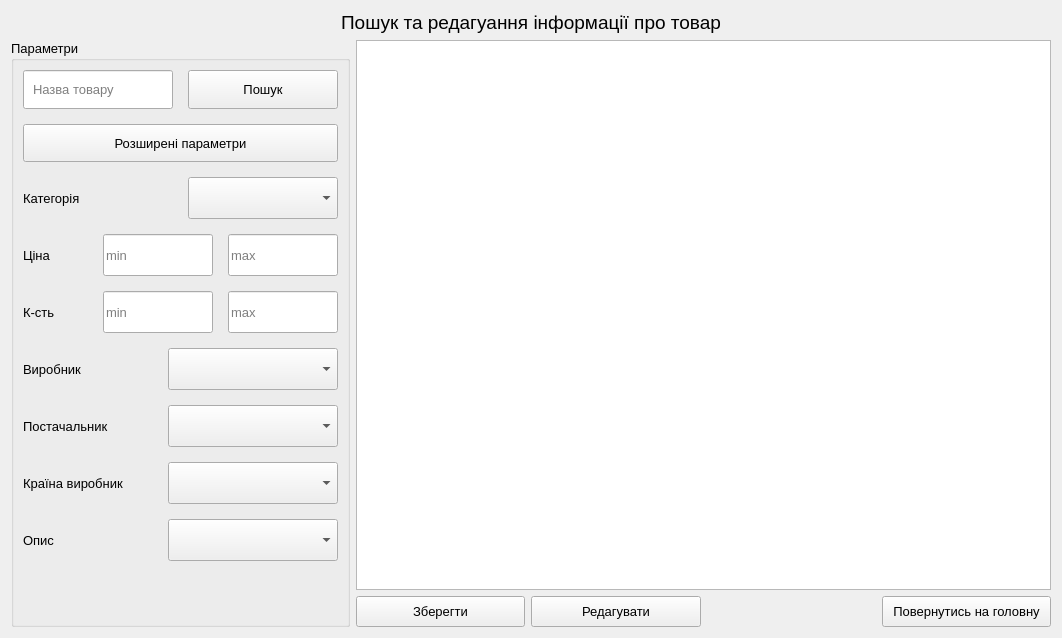
<?xml version="1.0" encoding="UTF-8"?>
<ui version="4.0">
 <class>Search_Window</class>
 <widget class="QWidget" name="Search_Window">
  <property name="geometry">
   <rect>
    <x>0</x>
    <y>0</y>
    <width>1062</width>
    <height>638</height>
   </rect>
  </property>
  <property name="windowTitle">
   <string>Form</string>
  </property>
  <layout class="QVBoxLayout" name="verticalLayout_5">
   <item>
    <widget class="QLabel" name="label_2">
     <property name="font">
      <font>
       <pointsize>14</pointsize>
      </font>
     </property>
     <property name="text">
      <string>Пошук та редагуання інформації про товар</string>
     </property>
     <property name="alignment">
      <set>Qt::AlignCenter</set>
     </property>
    </widget>
   </item>
   <item>
    <layout class="QHBoxLayout" name="horizontalLayout_10">
     <item>
      <layout class="QVBoxLayout" name="verticalLayout_4">
       <item>
        <widget class="QGroupBox" name="groupBox">
         <property name="sizePolicy">
          <sizepolicy hsizetype="Minimum" vsizetype="Preferred">
           <horstretch>0</horstretch>
           <verstretch>0</verstretch>
          </sizepolicy>
         </property>
         <property name="font">
          <font>
           <pointsize>10</pointsize>
          </font>
         </property>
         <property name="title">
          <string>Параметри</string>
         </property>
         <layout class="QVBoxLayout" name="verticalLayout_3">
          <item>
           <layout class="QVBoxLayout" name="verticalLayout">
            <property name="spacing">
             <number>15</number>
            </property>
            <item>
             <layout class="QHBoxLayout" name="horizontalLayout_8">
              <item>
               <widget class="QLineEdit" name="nameGoodsEdit">
                <property name="sizePolicy">
                 <sizepolicy hsizetype="Minimum" vsizetype="Preferred">
                  <horstretch>0</horstretch>
                  <verstretch>0</verstretch>
                 </sizepolicy>
                </property>
                <property name="maximumSize">
                 <size>
                  <width>16777215</width>
                  <height>42</height>
                 </size>
                </property>
                <property name="font">
                 <font>
                  <pointsize>10</pointsize>
                 </font>
                </property>
                <property name="styleSheet">
                 <string notr="true">padding: 7;</string>
                </property>
                <property name="placeholderText">
                 <string>Назва товару</string>
                </property>
               </widget>
              </item>
              <item>
               <widget class="QPushButton" name="searchButton">
                <property name="sizePolicy">
                 <sizepolicy hsizetype="Minimum" vsizetype="Preferred">
                  <horstretch>0</horstretch>
                  <verstretch>0</verstretch>
                 </sizepolicy>
                </property>
                <property name="maximumSize">
                 <size>
                  <width>16777215</width>
                  <height>42</height>
                 </size>
                </property>
                <property name="font">
                 <font>
                  <pointsize>10</pointsize>
                 </font>
                </property>
                <property name="styleSheet">
                 <string notr="true">padding: 7;</string>
                </property>
                <property name="text">
                 <string>Пошук</string>
                </property>
               </widget>
              </item>
             </layout>
            </item>
            <item>
             <widget class="QPushButton" name="advancedSearchButton">
              <property name="sizePolicy">
               <sizepolicy hsizetype="Minimum" vsizetype="Preferred">
                <horstretch>0</horstretch>
                <verstretch>0</verstretch>
               </sizepolicy>
              </property>
              <property name="minimumSize">
               <size>
                <width>305</width>
                <height>0</height>
               </size>
              </property>
              <property name="maximumSize">
               <size>
                <width>16777215</width>
                <height>42</height>
               </size>
              </property>
              <property name="font">
               <font>
                <pointsize>10</pointsize>
               </font>
              </property>
              <property name="styleSheet">
               <string notr="true">padding: 7;</string>
              </property>
              <property name="text">
               <string>Розширені параметри</string>
              </property>
             </widget>
            </item>
            <item>
             <layout class="QHBoxLayout" name="horizontalLayout_7">
              <item>
               <widget class="QLabel" name="categoryLabel">
                <property name="sizePolicy">
                 <sizepolicy hsizetype="Minimum" vsizetype="Preferred">
                  <horstretch>0</horstretch>
                  <verstretch>0</verstretch>
                 </sizepolicy>
                </property>
                <property name="minimumSize">
                 <size>
                  <width>130</width>
                  <height>0</height>
                 </size>
                </property>
                <property name="maximumSize">
                 <size>
                  <width>16777215</width>
                  <height>42</height>
                 </size>
                </property>
                <property name="font">
                 <font>
                  <pointsize>10</pointsize>
                 </font>
                </property>
                <property name="text">
                 <string>Категорія</string>
                </property>
               </widget>
              </item>
              <item>
               <widget class="QComboBox" name="categoryComboBox">
                <property name="sizePolicy">
                 <sizepolicy hsizetype="Minimum" vsizetype="Preferred">
                  <horstretch>0</horstretch>
                  <verstretch>0</verstretch>
                 </sizepolicy>
                </property>
                <property name="minimumSize">
                 <size>
                  <width>0</width>
                  <height>42</height>
                 </size>
                </property>
                <property name="maximumSize">
                 <size>
                  <width>16777215</width>
                  <height>42</height>
                 </size>
                </property>
                <property name="font">
                 <font>
                  <pointsize>10</pointsize>
                 </font>
                </property>
                <property name="styleSheet">
                 <string notr="true"/>
                </property>
               </widget>
              </item>
             </layout>
            </item>
            <item>
             <layout class="QHBoxLayout" name="horizontalLayout_6">
              <item>
               <widget class="QLabel" name="priceLabel">
                <property name="sizePolicy">
                 <sizepolicy hsizetype="Minimum" vsizetype="Preferred">
                  <horstretch>0</horstretch>
                  <verstretch>0</verstretch>
                 </sizepolicy>
                </property>
                <property name="maximumSize">
                 <size>
                  <width>16777215</width>
                  <height>42</height>
                 </size>
                </property>
                <property name="font">
                 <font>
                  <pointsize>10</pointsize>
                 </font>
                </property>
                <property name="text">
                 <string>Ціна</string>
                </property>
               </widget>
              </item>
              <item>
               <widget class="QLineEdit" name="minPriceEdit">
                <property name="sizePolicy">
                 <sizepolicy hsizetype="Minimum" vsizetype="Preferred">
                  <horstretch>0</horstretch>
                  <verstretch>0</verstretch>
                 </sizepolicy>
                </property>
                <property name="minimumSize">
                 <size>
                  <width>0</width>
                  <height>42</height>
                 </size>
                </property>
                <property name="maximumSize">
                 <size>
                  <width>110</width>
                  <height>42</height>
                 </size>
                </property>
                <property name="font">
                 <font>
                  <pointsize>10</pointsize>
                 </font>
                </property>
                <property name="styleSheet">
                 <string notr="true"/>
                </property>
                <property name="placeholderText">
                 <string>min</string>
                </property>
               </widget>
              </item>
              <item>
               <widget class="QLineEdit" name="maxPriceEdit">
                <property name="sizePolicy">
                 <sizepolicy hsizetype="Minimum" vsizetype="Preferred">
                  <horstretch>0</horstretch>
                  <verstretch>0</verstretch>
                 </sizepolicy>
                </property>
                <property name="minimumSize">
                 <size>
                  <width>0</width>
                  <height>42</height>
                 </size>
                </property>
                <property name="maximumSize">
                 <size>
                  <width>110</width>
                  <height>42</height>
                 </size>
                </property>
                <property name="font">
                 <font>
                  <pointsize>10</pointsize>
                 </font>
                </property>
                <property name="placeholderText">
                 <string>max</string>
                </property>
               </widget>
              </item>
             </layout>
            </item>
            <item>
             <layout class="QHBoxLayout" name="horizontalLayout_5">
              <item>
               <widget class="QLabel" name="countLabel">
                <property name="sizePolicy">
                 <sizepolicy hsizetype="Minimum" vsizetype="Preferred">
                  <horstretch>0</horstretch>
                  <verstretch>0</verstretch>
                 </sizepolicy>
                </property>
                <property name="maximumSize">
                 <size>
                  <width>16777215</width>
                  <height>42</height>
                 </size>
                </property>
                <property name="font">
                 <font>
                  <pointsize>10</pointsize>
                 </font>
                </property>
                <property name="text">
                 <string>К-сть</string>
                </property>
               </widget>
              </item>
              <item>
               <widget class="QLineEdit" name="minCountEdit">
                <property name="sizePolicy">
                 <sizepolicy hsizetype="Minimum" vsizetype="Preferred">
                  <horstretch>0</horstretch>
                  <verstretch>0</verstretch>
                 </sizepolicy>
                </property>
                <property name="minimumSize">
                 <size>
                  <width>0</width>
                  <height>42</height>
                 </size>
                </property>
                <property name="maximumSize">
                 <size>
                  <width>110</width>
                  <height>42</height>
                 </size>
                </property>
                <property name="font">
                 <font>
                  <pointsize>10</pointsize>
                 </font>
                </property>
                <property name="styleSheet">
                 <string notr="true"/>
                </property>
                <property name="placeholderText">
                 <string>min</string>
                </property>
               </widget>
              </item>
              <item>
               <widget class="QLineEdit" name="maxCountEdit">
                <property name="sizePolicy">
                 <sizepolicy hsizetype="Minimum" vsizetype="Preferred">
                  <horstretch>0</horstretch>
                  <verstretch>0</verstretch>
                 </sizepolicy>
                </property>
                <property name="minimumSize">
                 <size>
                  <width>0</width>
                  <height>42</height>
                 </size>
                </property>
                <property name="maximumSize">
                 <size>
                  <width>110</width>
                  <height>42</height>
                 </size>
                </property>
                <property name="placeholderText">
                 <string>max</string>
                </property>
               </widget>
              </item>
             </layout>
            </item>
            <item>
             <layout class="QHBoxLayout" name="horizontalLayout_4">
              <item>
               <widget class="QLabel" name="producerLabel">
                <property name="sizePolicy">
                 <sizepolicy hsizetype="Minimum" vsizetype="Preferred">
                  <horstretch>0</horstretch>
                  <verstretch>0</verstretch>
                 </sizepolicy>
                </property>
                <property name="minimumSize">
                 <size>
                  <width>130</width>
                  <height>0</height>
                 </size>
                </property>
                <property name="maximumSize">
                 <size>
                  <width>16777215</width>
                  <height>42</height>
                 </size>
                </property>
                <property name="font">
                 <font>
                  <pointsize>10</pointsize>
                 </font>
                </property>
                <property name="styleSheet">
                 <string notr="true"/>
                </property>
                <property name="text">
                 <string>Виробник</string>
                </property>
               </widget>
              </item>
              <item>
               <widget class="QComboBox" name="producerComboBox">
                <property name="sizePolicy">
                 <sizepolicy hsizetype="Minimum" vsizetype="Preferred">
                  <horstretch>0</horstretch>
                  <verstretch>0</verstretch>
                 </sizepolicy>
                </property>
                <property name="minimumSize">
                 <size>
                  <width>170</width>
                  <height>42</height>
                 </size>
                </property>
                <property name="maximumSize">
                 <size>
                  <width>16777215</width>
                  <height>42</height>
                 </size>
                </property>
                <property name="font">
                 <font>
                  <pointsize>10</pointsize>
                 </font>
                </property>
                <property name="styleSheet">
                 <string notr="true"/>
                </property>
               </widget>
              </item>
             </layout>
            </item>
            <item>
             <layout class="QHBoxLayout" name="horizontalLayout_3">
              <item>
               <widget class="QLabel" name="providerLabel">
                <property name="sizePolicy">
                 <sizepolicy hsizetype="Minimum" vsizetype="Preferred">
                  <horstretch>0</horstretch>
                  <verstretch>0</verstretch>
                 </sizepolicy>
                </property>
                <property name="minimumSize">
                 <size>
                  <width>130</width>
                  <height>0</height>
                 </size>
                </property>
                <property name="maximumSize">
                 <size>
                  <width>16777215</width>
                  <height>42</height>
                 </size>
                </property>
                <property name="font">
                 <font>
                  <pointsize>10</pointsize>
                 </font>
                </property>
                <property name="text">
                 <string>Постачальник</string>
                </property>
               </widget>
              </item>
              <item>
               <widget class="QComboBox" name="providerComboBox">
                <property name="sizePolicy">
                 <sizepolicy hsizetype="Minimum" vsizetype="Preferred">
                  <horstretch>0</horstretch>
                  <verstretch>0</verstretch>
                 </sizepolicy>
                </property>
                <property name="minimumSize">
                 <size>
                  <width>170</width>
                  <height>42</height>
                 </size>
                </property>
                <property name="maximumSize">
                 <size>
                  <width>16777215</width>
                  <height>42</height>
                 </size>
                </property>
                <property name="font">
                 <font>
                  <pointsize>10</pointsize>
                 </font>
                </property>
                <property name="styleSheet">
                 <string notr="true"/>
                </property>
               </widget>
              </item>
             </layout>
            </item>
            <item>
             <layout class="QHBoxLayout" name="horizontalLayout_2">
              <item>
               <widget class="QLabel" name="countryProducerLabel">
                <property name="sizePolicy">
                 <sizepolicy hsizetype="Minimum" vsizetype="Preferred">
                  <horstretch>0</horstretch>
                  <verstretch>0</verstretch>
                 </sizepolicy>
                </property>
                <property name="minimumSize">
                 <size>
                  <width>130</width>
                  <height>0</height>
                 </size>
                </property>
                <property name="maximumSize">
                 <size>
                  <width>16777215</width>
                  <height>42</height>
                 </size>
                </property>
                <property name="font">
                 <font>
                  <pointsize>10</pointsize>
                 </font>
                </property>
                <property name="text">
                 <string>Країна виробник</string>
                </property>
               </widget>
              </item>
              <item>
               <widget class="QComboBox" name="countryProducerComboBox">
                <property name="sizePolicy">
                 <sizepolicy hsizetype="Minimum" vsizetype="Preferred">
                  <horstretch>0</horstretch>
                  <verstretch>0</verstretch>
                 </sizepolicy>
                </property>
                <property name="minimumSize">
                 <size>
                  <width>170</width>
                  <height>42</height>
                 </size>
                </property>
                <property name="maximumSize">
                 <size>
                  <width>16777215</width>
                  <height>42</height>
                 </size>
                </property>
                <property name="font">
                 <font>
                  <pointsize>10</pointsize>
                 </font>
                </property>
                <property name="styleSheet">
                 <string notr="true"/>
                </property>
               </widget>
              </item>
             </layout>
            </item>
            <item>
             <layout class="QHBoxLayout" name="horizontalLayout">
              <item>
               <widget class="QLabel" name="descriptionLabel">
                <property name="sizePolicy">
                 <sizepolicy hsizetype="Minimum" vsizetype="Preferred">
                  <horstretch>0</horstretch>
                  <verstretch>0</verstretch>
                 </sizepolicy>
                </property>
                <property name="minimumSize">
                 <size>
                  <width>130</width>
                  <height>0</height>
                 </size>
                </property>
                <property name="maximumSize">
                 <size>
                  <width>16777215</width>
                  <height>42</height>
                 </size>
                </property>
                <property name="font">
                 <font>
                  <pointsize>10</pointsize>
                 </font>
                </property>
                <property name="text">
                 <string>Опис</string>
                </property>
               </widget>
              </item>
              <item>
               <widget class="QComboBox" name="descriptionComboBox">
                <property name="sizePolicy">
                 <sizepolicy hsizetype="Minimum" vsizetype="Preferred">
                  <horstretch>0</horstretch>
                  <verstretch>0</verstretch>
                 </sizepolicy>
                </property>
                <property name="minimumSize">
                 <size>
                  <width>170</width>
                  <height>42</height>
                 </size>
                </property>
                <property name="maximumSize">
                 <size>
                  <width>16777215</width>
                  <height>42</height>
                 </size>
                </property>
                <property name="font">
                 <font>
                  <pointsize>10</pointsize>
                 </font>
                </property>
                <property name="styleSheet">
                 <string notr="true"/>
                </property>
               </widget>
              </item>
             </layout>
            </item>
            <item>
             <widget class="QLabel" name="labelForAligment">
              <property name="font">
               <font>
                <pointsize>1</pointsize>
               </font>
              </property>
              <property name="text">
               <string/>
              </property>
             </widget>
            </item>
           </layout>
          </item>
         </layout>
        </widget>
       </item>
      </layout>
     </item>
     <item>
      <layout class="QVBoxLayout" name="verticalLayout_2">
       <item>
        <widget class="QTableView" name="resultTableView">
         <property name="maximumSize">
          <size>
           <width>16777215</width>
           <height>16777215</height>
          </size>
         </property>
        </widget>
       </item>
       <item>
        <layout class="QHBoxLayout" name="horizontalLayout_9">
         <item>
          <widget class="QPushButton" name="saveButton">
           <property name="minimumSize">
            <size>
             <width>42</width>
             <height>0</height>
            </size>
           </property>
           <property name="maximumSize">
            <size>
             <width>250</width>
             <height>16777215</height>
            </size>
           </property>
           <property name="font">
            <font>
             <pointsize>10</pointsize>
            </font>
           </property>
           <property name="styleSheet">
            <string notr="true">padding: 7;</string>
           </property>
           <property name="text">
            <string>Зберегти</string>
           </property>
          </widget>
         </item>
         <item>
          <widget class="QPushButton" name="editButton">
           <property name="minimumSize">
            <size>
             <width>42</width>
             <height>0</height>
            </size>
           </property>
           <property name="maximumSize">
            <size>
             <width>250</width>
             <height>42</height>
            </size>
           </property>
           <property name="font">
            <font>
             <pointsize>10</pointsize>
            </font>
           </property>
           <property name="styleSheet">
            <string notr="true">padding: 7;</string>
           </property>
           <property name="text">
            <string>Редагувати</string>
           </property>
          </widget>
         </item>
         <item>
          <widget class="QLabel" name="label">
           <property name="text">
            <string/>
           </property>
          </widget>
         </item>
         <item>
          <widget class="QPushButton" name="backToMainMenuWindow">
           <property name="minimumSize">
            <size>
             <width>42</width>
             <height>0</height>
            </size>
           </property>
           <property name="maximumSize">
            <size>
             <width>300</width>
             <height>42</height>
            </size>
           </property>
           <property name="font">
            <font>
             <pointsize>10</pointsize>
            </font>
           </property>
           <property name="styleSheet">
            <string notr="true">padding: 7;</string>
           </property>
           <property name="text">
            <string>Повернутись на головну</string>
           </property>
          </widget>
         </item>
        </layout>
       </item>
      </layout>
     </item>
    </layout>
   </item>
  </layout>
 </widget>
 <resources/>
 <connections/>
</ui>
